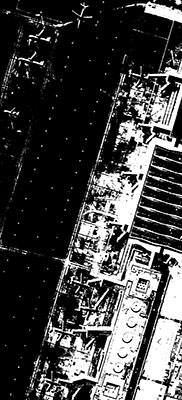
#> input picture Detect Airbus on Photo/led18-mini_othr1.jpg, 182 x 400 px; its folder holds only this picture in this run
$ python -i eval_dev.py   (imports and definitions only)
#> lines starting #> are read from the running program, lines starting #| are printed output that depends on the picture
#> further down, picture is the input picture: shape (400, 182, 3); min 0, max 255, mean 67.9
import helpers
import cv2
import random
import numpy as np
import glob

GLOB_INIT = True
GLOB_ITER = 2

hog_file = """_"""

def get_features_SIFT(img):
    detector = cv2.xfeatures2d.SIFT_create()
    img = cv2.cvtColor(img, cv2.COLOR_BGR2GRAY)
    img = cv2.resize(img, (64, 64))
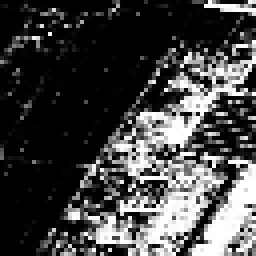
#> img: shape (64, 64) (shown 4 times larger); min 0, max 255, mean 67.9
    kp, des = detector.detectAndCompute(img, None)
#> kp = 44 keypoints; strongest (x, y, size): (18, 54, 2), (35, 54, 2.3), (45, 20, 2.4), (61, 13, 2)
    img = cv2.drawKeypoints(img,kp,img, color=(0,255,0), flags=0)
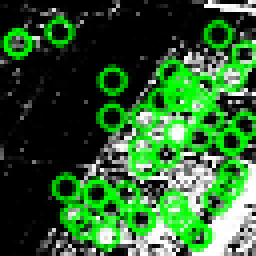
#> img: shape (64, 64, 3) (shown 4 times larger); mean of channels 0, 1, 2 47, 95.8, 47; drawn as B, G, R
    return kp, des, img

# [102 lines left out: functions predict_one_SIFT, predict_no_entry, deskew, filter_image, read_images, get_hog_vector and 1 more, not called in this run]

clf = cv2.ml.SVM_create()
#clf = cv2.ml.RTrees_create()
#clf = cv2.ml.KNearest_create()
#clf = cv2.ml.Boost_create()

# [225 lines left out: functions train_HOG, one_hot_encode, one_hot_encode_num, predict_validation, predict_label, not called in this run]


>>> import cv2
>>> picture = cv2.imread('../../Detect Airbus on Photo/led18-mini_othr1.jpg')
>>> result = get_features_SIFT(picture)

$ run again, on Detect Airbus on Photo/led18-mini_othr2.jpg
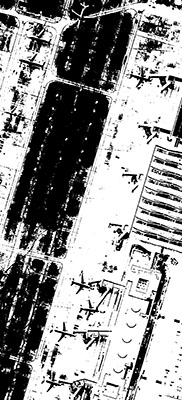
#> input picture Detect Airbus on Photo/led18-mini_othr2.jpg, 182 x 400 px
#> picture is the input picture: shape (400, 182, 3); min 0, max 255, mean 149.2
#> in get_features_SIFT, `img = cv2.resize(img, (64, 64))`:
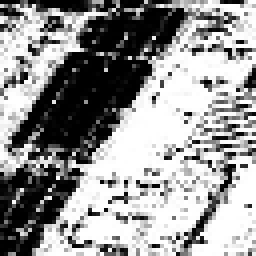
#> img: shape (64, 64) (shown 4 times larger); min 0, max 255, mean 149.7
#> kp = 53 keypoints; strongest (x, y, size): (57, 42, 1.9), (4, 35, 2.7), (14, 6, 2.5), (49, 58, 3.3)
#> in get_features_SIFT, `img = cv2.drawKeypoints(img,kp,img, color=(0,255,0), flags=0)`:
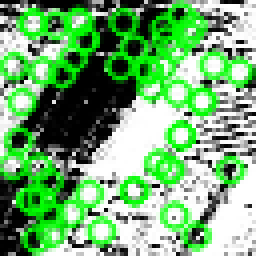
#> img: shape (64, 64, 3) (shown 4 times larger); mean of channels 0, 1, 2 115, 173.4, 115; drawn as B, G, R
